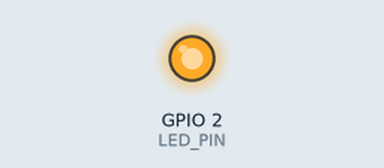
This sketch was run on a simulated ESP32. On the bench: output pins drawn as LEDs (lit = HIGH). What the sketch prints to the serial monitor is not drawn.

Above: at 0.84 s.
At 3.3 s:
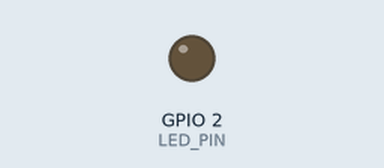
Timing chart, 0 to 7.4 s (numbered marks = the images above):
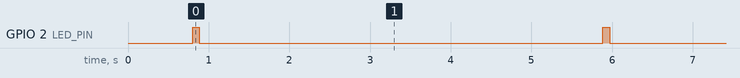

The sketch:

TestPrinter_NoBLE.ino
```cpp
/*
 * TestPrinter_NoBLE.ino
 *
 * Standalone sanity-check for the ESP32 -> TSC TTP-244 Pro wiring.
 * No BLE, no scale, no JSON. Just blasts a single test label out of
 * UART2 (GPIO17) every 5 seconds.
 *
 * If you see a label come out of the printer with this sketch, your
 * wiring is OK and the problem is somewhere else in the BLE / app
 * stack. If nothing prints, the problem is one of:
 *   - wrong DB-9 pin     (we need printer RX = DB-9 pin 3)
 *   - no level shifter   (printer expects RS-232 +/-12 V, ESP gives 3.3 V)
 *   - wrong baud rate    (printer at 19200/115200 instead of 9600)
 *   - no shared GND      (ESP GND must connect to DB-9 pin 5)
 *   - printer in USB mode (some TSC units have a mode switch)
 *   - gap sensor uncalibrated (printer ejects blank labels forever)
 *
 * Watch the Serial Monitor at 115200 baud for hints.
 */

#include <Arduino.h>

#define PRINTER_TX_PIN   17     // ESP32 TX2 -> printer DB-9 pin 3 (RX)
#define PRINTER_BAUD     9600   // ** change to 19200 / 38400 / 115200 if 9600 fails **
#define LED_PIN           2

HardwareSerial PrinterSerial(2);

void sendLabel(uint32_t n) {
  // Build a 50x25 mm label with a single big text on it.
  PrinterSerial.print("SIZE 50 mm,25 mm\r\n");
  PrinterSerial.print("GAP 3 mm,0\r\n");
  PrinterSerial.print("DENSITY 8\r\n");
  PrinterSerial.print("SPEED 4\r\n");
  PrinterSerial.print("DIRECTION 1\r\n");
  PrinterSerial.print("CLS\r\n");
  PrinterSerial.printf("TEXT 30,30,\"4\",0,1,1,\"TEST %lu\"\r\n", (unsigned long)n);
  PrinterSerial.printf("TEXT 30,90,\"3\",0,1,1,\"GS LABEL OK\"\r\n");
  PrinterSerial.print("PRINT 1,1\r\n");
}

void setup() {
  pinMode(LED_PIN, OUTPUT);
  Serial.begin(115200);
  delay(500);
  Serial.println();
  Serial.println("=== TestPrinter_NoBLE ===");
  Serial.printf("Printer TX pin = %d, baud = %d\n", PRINTER_TX_PIN, PRINTER_BAUD);

  PrinterSerial.begin(PRINTER_BAUD, SERIAL_8N1, -1 /*no rx*/, PRINTER_TX_PIN);

  // Wake the printer / clear any partial state
  PrinterSerial.print("\r\n");
  delay(200);
  PrinterSerial.print("CLS\r\n");
  delay(100);
}

uint32_t counter = 0;
void loop() {
  digitalWrite(LED_PIN, HIGH);
  counter++;
  Serial.printf("[%lu] Sending test label...\n", (unsigned long)counter);
  sendLabel(counter);
  digitalWrite(LED_PIN, LOW);
  delay(5000);
}
```

Measured:
- by itself, GPIO 2 (LED_PIN): alternates HIGH for 0.09 s and LOW for 5.0 s
